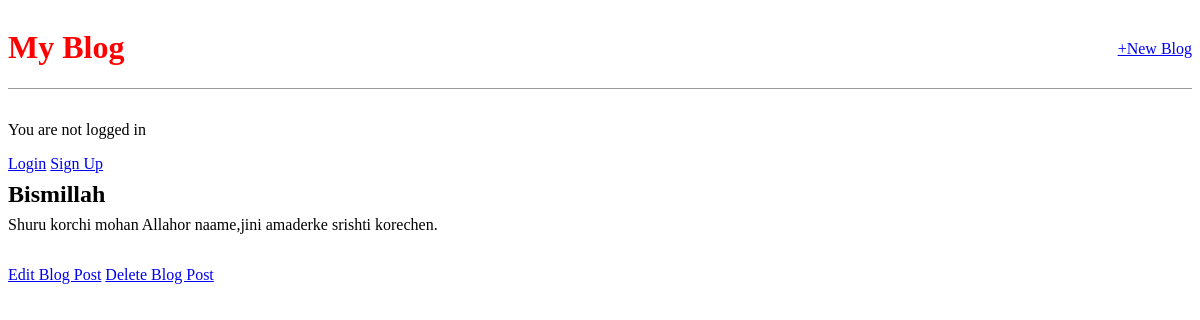
The app's page /post/1/ with its own data.
### blog/models.py (models this page shows, shortened)
class Post(models.Model):
    title = models.CharField(max_length=200)
    author = models.ForeignKey('auth.user',on_delete=models.CASCADE)
    body = models.TextField()

### blog/views.py (the view)
# urls.py: path("post/<int:pk>/",BlogDetailView.as_view(),name='post_detail'),
class BlogDetailView(DetailView):
    model = Post
    template_name = 'post_detail.html'

### templates/post_detail.html
{% extends "base.html" %}
{% block content %}
<div class="post-entry">
    <h2>{{post.title}}</h2>
    <p>{{post.body}}</p>
</div>
<a href='{% url "post_edit" post.pk %}'>Edit Blog Post</a>
<a href='{% url "post_delete" post.pk %}'>Delete Blog Post</a>
{% endblock  %}

### static/css/base.css (style rules this page uses)
.post-entry { margin-bottom: 2rem; }
.post-entry h2 { margin: 0.5rem 0; }
.post-entry p { margin: 0; font-weight: 400; }

### records on screen
Post: title "Bismillah", body "Shuru korchi mohan Allahor naame,jini amaderke srishti korechen."
